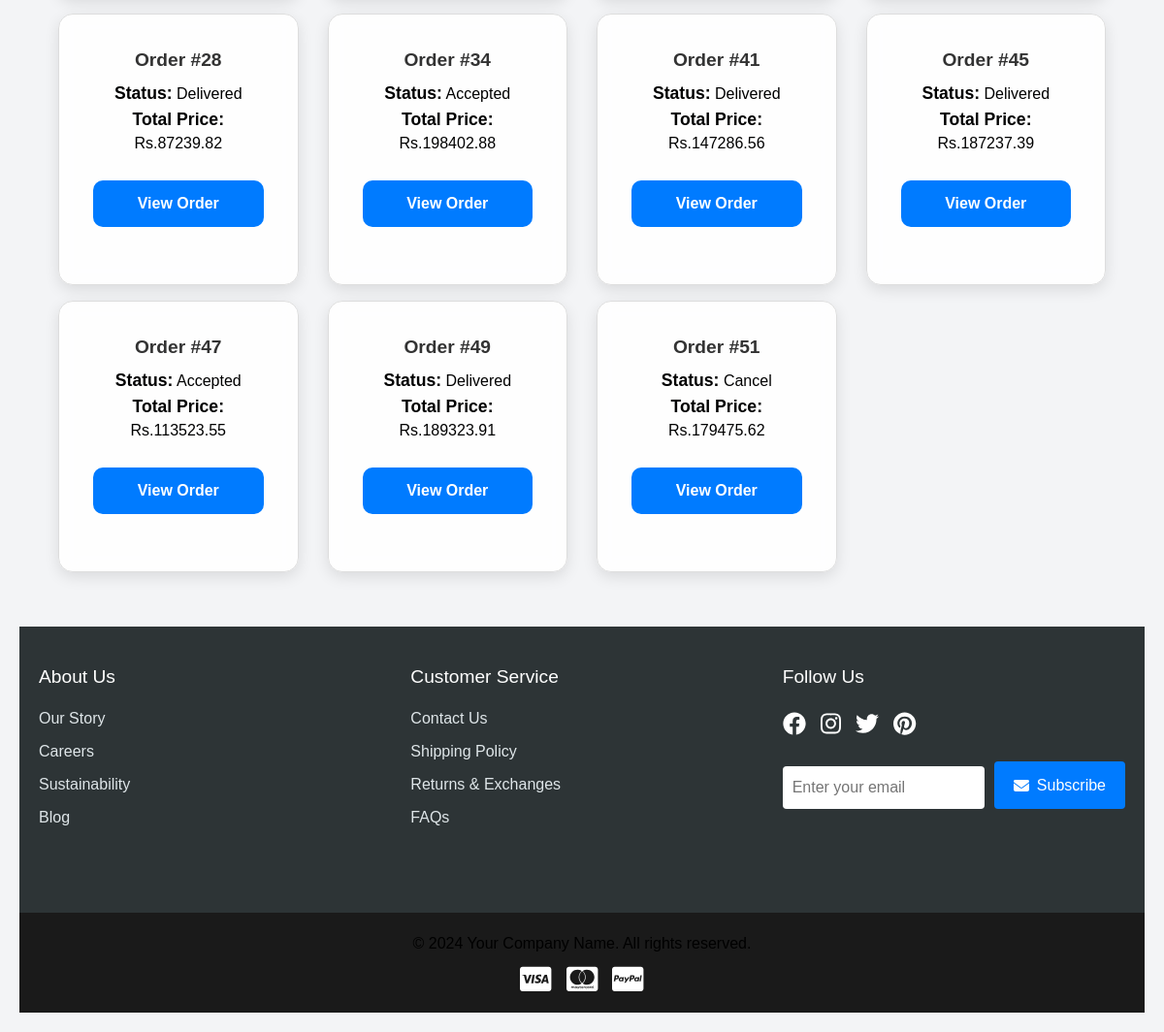
The app's page /my_orders (signed in, lower part), older data.
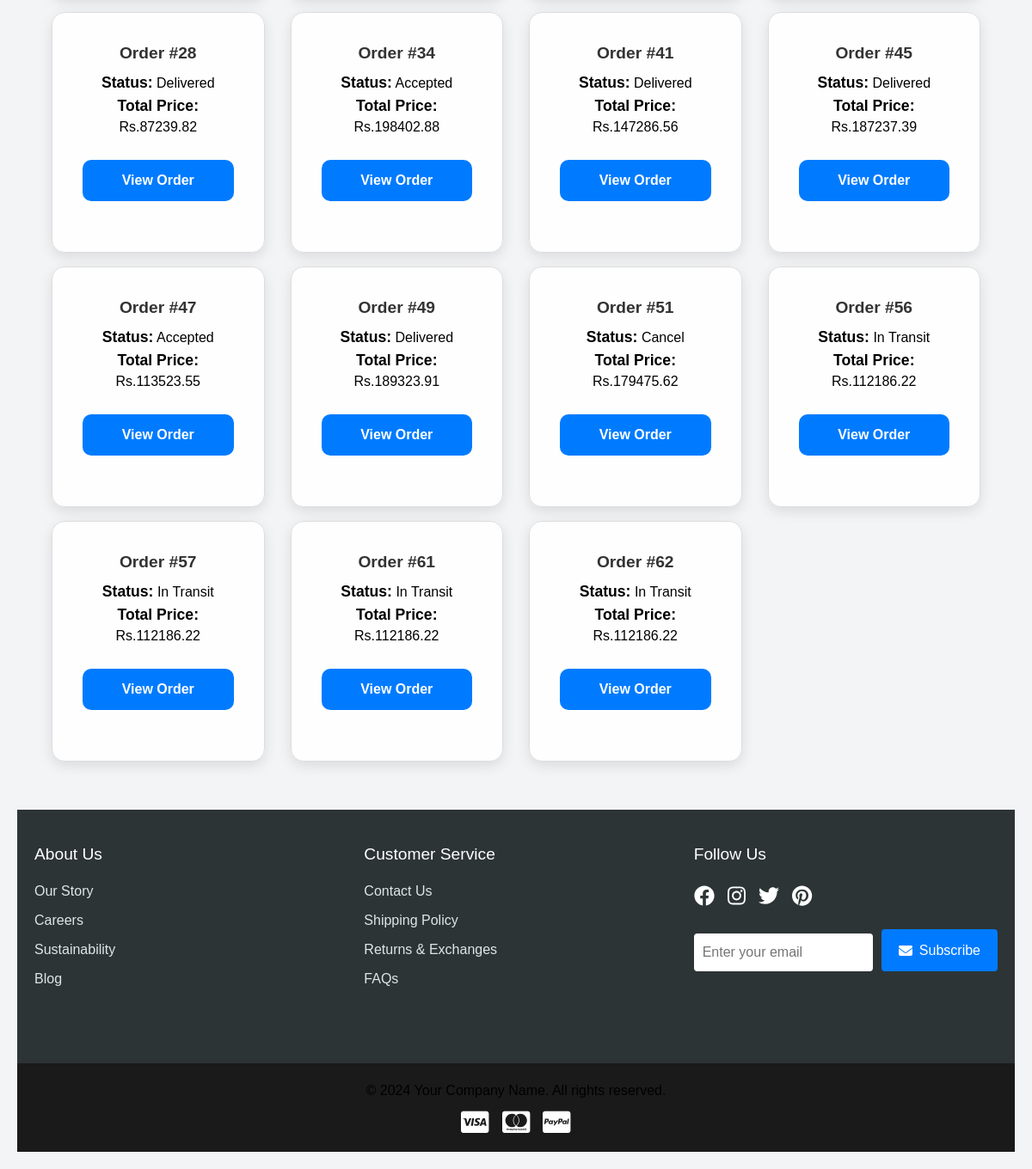
The same page, newer data.
### app/models.py (models this page shows, shortened)
class Order(db.Model):
    __tablename__ = 'orders'
    id = db.Column(db.Integer, primary_key=True)
    user_id = db.Column(db.Integer, db.ForeignKey('users.id'), nullable=False)
    total_price = db.Column(db.Float, nullable=False)
    status = db.Column(db.String(50), nullable=False, default="Pending")  # ('Pending', 'Shipped', 'Delivered', 'Cancelled')
    order_date = db.Column(db.DateTime, nullable=False, default=lambda: datetime.now(timezone.utc))
    delivery_date = db.Column(db.DateTime, nullable=True)
    order_items = db.relationship('OrderItem', backref='order', lazy=True, cascade="all, delete-orphan")
    delivery_person_id = db.Column(db.Integer, db.ForeignKey('users.id'), nullable=True)
    customer_name = db.Column(db.String(100), nullable=False)
    address_line_1 = db.Column(db.String(100), nullable=False)
    state = db.Column(db.String(100), nullable=False)
    city = db.Column(db.String(100), nullable=False)
    pincode = db.Column(db.String(20), nullable=False)
    mail = db.Column(db.String(50), nullable=False)

### app/views.py (the view)
@views.route('/my_orders')
@login_required
def my_orders():
    orders = Order.query.filter_by(user_id=current_user.id).all()
    orders_with_items = []
    for order in orders:
        order_items = OrderItem.query.filter_by(order_id=order.id).all()
        items_data = [{'name': item.product.product_name, 'quantity': item.quantity} for item in order_items]
        orders_with_items.append({
            'id': order.id,
            'status': order.status,
            'total_price': order.total_price,
            'order_items': items_data
        })
    return render_template('my_orders.html', orders=orders_with_items)

### app/templates/my_orders.html (shortened to what this page needs)
{% extends 'base.html' %}
{% block content %}
<div class="container mt-5">
    {% if orders %}
        <div class="row">
            {% for order in orders %}
            <div class="col-lg-3 col-md-4 col-sm-6 col-12 d-flex justify-content-center">
                <div class="card mb-3">
                    <div class="card-body">
                        <h5 class="card-title">Order #{{ order.id }}</h5>
                        <p class="card-text"><strong>Status:</strong> {{ order.status }}</p>
                        <p class="card-text"><strong>Total Price:</strong> Rs.{{ order.total_price }}</p>
                        <a href="{{ url_for('views.view_order_items', order_id=order.id) }}" class="btn btn-primary">View Order</a>
                    </div>
                </div>
            </div>
            {% endfor %}
        </div>
    {% else %}
        <p>No orders found.</p>
    {% endif %}
</div>
{% endblock %}

Row changes from the older to the newer data that the page shows:
added Order: id "56", status "In Transit", total_price "112186.22"
added Order: id "57", status "In Transit", total_price "112186.22"
added Order: id "61", status "In Transit", total_price "112186.22"
added Order: id "62", status "In Transit", total_price "112186.22"
